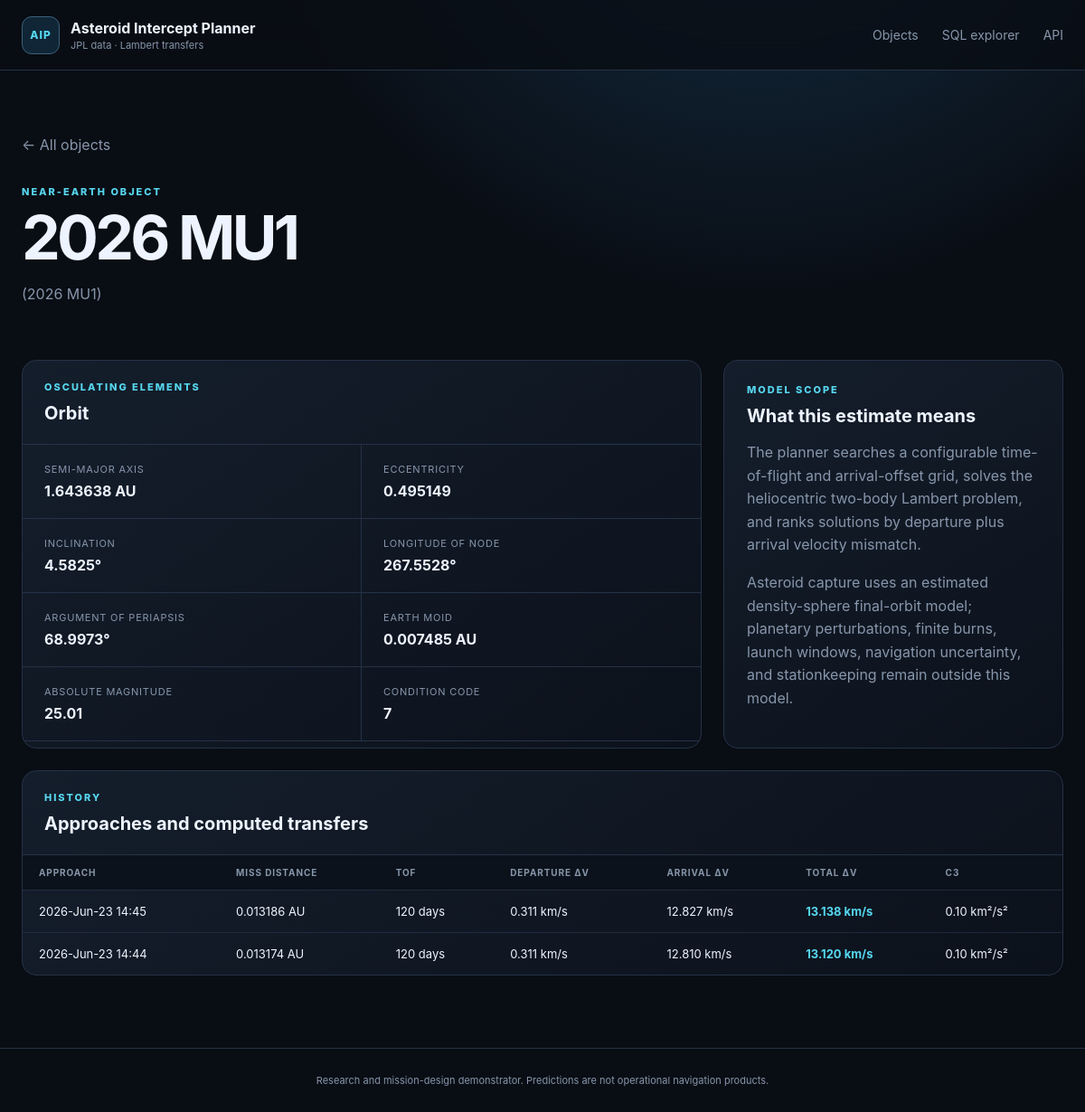
/asteroid/2026 MU1, run on the app's committed database.
### tables this page shows
CREATE TABLE orbital_elements (
    designation TEXT PRIMARY KEY REFERENCES asteroids(designation) ON DELETE CASCADE,
    epoch_jd_tdb REAL,
    semi_major_axis_au REAL NOT NULL,
    eccentricity REAL NOT NULL,
    inclination_deg REAL NOT NULL,
    raan_deg REAL NOT NULL,
    arg_periapsis_deg REAL NOT NULL,
    mean_anomaly_deg REAL,
    perihelion_time_jd_tdb REAL,
    perihelion_distance_au REAL,
    aphelion_distance_au REAL,
    orbital_period_days REAL,
    earth_moid_au REAL,
    condition_code TEXT,
    orbit_id TEXT,
    source TEXT NOT NULL,
    updated_at TEXT NOT NULL
);

CREATE TABLE asteroids (
    designation TEXT PRIMARY KEY,
    fullname TEXT,
    absolute_magnitude_h REAL,
    diameter_km REAL,
    first_seen_at TEXT NOT NULL,
    updated_at TEXT NOT NULL
);

CREATE TABLE intercept_plans (
    plan_id INTEGER PRIMARY KEY AUTOINCREMENT,
    approach_id INTEGER NOT NULL REFERENCES close_approaches(approach_id) ON DELETE CASCADE,
    method TEXT NOT NULL,
    departure_jd_tdb REAL NOT NULL,
    arrival_jd_tdb REAL NOT NULL,
    tof_days REAL NOT NULL,
    departure_dv_kms REAL NOT NULL,
    arrival_dv_kms REAL NOT NULL,
    total_dv_kms REAL NOT NULL,
    c3_km2_s2 REAL,
    leo_departure_dv_kms REAL,
    polyline_json TEXT,
    computed_at TEXT NOT NULL, capture_dv_kms REAL, stable_final_orbit INTEGER, capture_json TEXT,
    UNIQUE (approach_id, method)
);

CREATE TABLE close_approaches (
    approach_id INTEGER PRIMARY KEY AUTOINCREMENT,
    designation TEXT NOT NULL REFERENCES asteroids(designation) ON DELETE CASCADE,
    body TEXT NOT NULL DEFAULT 'Earth',
    close_approach_jd_tdb REAL NOT NULL,
    close_approach_text TEXT,
    distance_au REAL NOT NULL,
    distance_min_au REAL,
    distance_max_au REAL,
    relative_velocity_kms REAL,
    hyperbolic_excess_velocity_kms REAL,
    time_uncertainty TEXT,
    ingested_at TEXT NOT NULL,
    UNIQUE (designation, body, close_approach_jd_tdb)
);

### app/web.py (the view)
    @application.route("/asteroid/<designation>")
    def asteroid_detail(designation: str):
        asteroid = get_asteroid(designation, settings.database_path)
        if asteroid is None:
            return render_template("not_found.html", designation=designation), 404
        return render_template(
            "detail.html",
            asteroid=asteroid,
            approaches=asteroid_approaches(designation, settings.database_path),
        )

### app/database.py (called while the page is built, shortened)
def _dict_row(cursor: sqlite3.Cursor, row: tuple[Any, ...]) -> dict[str, Any]:
    return {column[0]: row[index] for index, column in enumerate(cursor.description)}

@contextmanager
def connect(path: Path | None = None) -> Iterator[sqlite3.Connection]:
    database_path = Path(path or get_settings().database_path)
    database_path.parent.mkdir(parents=True, exist_ok=True)
    connection = sqlite3.connect(database_path, timeout=30)
    connection.row_factory = _dict_row
    connection.execute("PRAGMA foreign_keys = ON")
    connection.execute("PRAGMA busy_timeout = 30000")
    try:
        yield connection
    finally:
        connection.close()

def initialize_database(path: Path | None = None) -> Path:
    database_path = Path(path or get_settings().database_path)
    schema = Path(__file__).with_name("schema.sql").read_text(encoding="utf-8")
    with connect(database_path) as connection:
        schema_version = int(connection.execute("PRAGMA user_version").fetchone()["user_version"])
        if schema_version < 2:
            connection.executescript(schema)
            connection.commit()
    return database_path

def fetch_all(
    query: str, params: Sequence[Any] = (), path: Path | None = None
) -> list[dict[str, Any]]:
    initialize_database(path)
    with connect(path) as connection:
        return connection.execute(query, params).fetchall()

def fetch_one(
    query: str, params: Sequence[Any] = (), path: Path | None = None
) -> dict[str, Any] | None:
    rows = fetch_all(query, params, path)
    return rows[0] if rows else None

def get_asteroid(designation: str, path: Path | None = None) -> dict[str, Any] | None:
    return fetch_one(
        """
        SELECT a.*, oe.*
        FROM asteroids a
        LEFT JOIN orbital_elements oe USING(designation)
        WHERE a.designation = ?
        """,
        (designation,),
        path,
    )

def asteroid_approaches(designation: str, path: Path | None = None) -> list[dict[str, Any]]:
    return fetch_all(
        """
        SELECT ca.*, ip.*
        FROM close_approaches ca
        LEFT JOIN intercept_plans ip USING(approach_id)
        WHERE ca.designation = ?
        ORDER BY ca.close_approach_jd_tdb DESC
        """,
        (designation,),
        path,
    )

### app/templates/detail.html (shortened to what this page needs)
{% extends "base.html" %}
{% block content %}
<section class="detail-hero">
  <a class="back" href="{{ url_for('index') }}">← All objects</a>
  <p class="eyebrow">NEAR-EARTH OBJECT</p>
  <h1>{{ asteroid.designation }}</h1>
  <p>{{ asteroid.fullname or 'JPL small-body designation' }}</p>
</section>
<section class="detail-grid">
  <article class="panel">
    <div class="panel-header"><div><p class="eyebrow">OSCULATING ELEMENTS</p><h2>Orbit</h2></div></div>
    <dl class="spec-grid">
      <div><dt>Semi-major axis</dt><dd>{{ asteroid.semi_major_axis_au|number(6) }} AU</dd></div>
      <div><dt>Eccentricity</dt><dd>{{ asteroid.eccentricity|number(6) }}</dd></div>
      <div><dt>Inclination</dt><dd>{{ asteroid.inclination_deg|number(4) }}°</dd></div>
      <div><dt>Longitude of node</dt><dd>{{ asteroid.raan_deg|number(4) }}°</dd></div>
      <div><dt>Argument of periapsis</dt><dd>{{ asteroid.arg_periapsis_deg|number(4) }}°</dd></div>
      <div><dt>Earth MOID</dt><dd>{{ asteroid.earth_moid_au|number(6) }} AU</dd></div>
      <div><dt>Absolute magnitude</dt><dd>{{ asteroid.absolute_magnitude_h|number(2) }}</dd></div>
      <div><dt>Condition code</dt><dd>{{ asteroid.condition_code or '—' }}</dd></div>
    </dl>
  </article>
  <article class="panel note-card">
    <p class="eyebrow">MODEL SCOPE</p>
    <h2>What this estimate means</h2>
    <p>The planner searches a configurable time-of-flight and arrival-offset grid, solves the heliocentric two-body Lambert problem, and ranks solutions by departure plus arrival velocity mismatch.</p>
    <p>Asteroid capture uses an estimated density-sphere final-orbit model; planetary perturbations, finite burns, launch windows, navigation uncertainty, and stationkeeping remain outside this model.</p>
  </article>
</section>
<section class="panel">
  <div class="panel-header"><div><p class="eyebrow">HISTORY</p><h2>Approaches and computed transfers</h2></div></div>
  <div class="table-wrap"><table>
    <thead><tr><th>Approach</th><th>Miss distance</th><th>TOF</th><th>Departure Δv</th><th>Arrival Δv</th><th>Total Δv</th><th>C3</th></tr></thead>
    <tbody>{% for row in approaches %}<tr>
      <td>{{ row.close_approach_text or row.close_approach_jd_tdb }}</td>
      <td>{{ row.distance_au|number(6) }} AU</td>
      <td>{{ row.tof_days|number(0) }} days</td>
      <td>{{ row.departure_dv_kms|number(3) }} km/s</td>
      <td>{{ row.arrival_dv_kms|number(3) }} km/s</td>
      <td><strong class="accent">{{ row.total_dv_kms|number(3) }} km/s</strong></td>
      <td>{{ row.c3_km2_s2|number(2) }} km²/s²</td>
    </tr>{% endfor %}</tbody>
  </table></div>
</section>
{% endblock %}

### app/static/style.css (style rules this page uses)
:root { --bg:#090d14;--surface:#101722;--surface-2:#151f2d;--line:#253246;--text:#edf4ff;--muted:#8796ab;--cyan:#56d7ef;--green:#67e8b5;--orange:#ffad66;--max:1440px;font-family:Inter,ui-sans-serif,system-ui,-apple-system,BlinkMacSystemFont,"Segoe UI",sans-serif;color-scheme:dark }
* { box-sizing:border-box }
body { margin:0;background:radial-gradient(circle at 70% -20%,#16334a 0,transparent 35%),var(--bg);color:var(--text);min-height:100vh }
.eyebrow { font-size:11px;letter-spacing:.18em;color:var(--cyan);font-weight:800;margin:0 0 10px }
.hero h1,.detail-hero h1 { font-size:clamp(42px,6vw,82px);line-height:.98;margin:0;letter-spacing:-.055em }
.hero>div>p:last-child,.detail-hero>p:last-child { color:var(--muted);max-width:680px;line-height:1.65 }
.panel { border:1px solid var(--line);background:linear-gradient(145deg,rgba(21,31,45,.93),rgba(12,18,28,.93));border-radius:16px;overflow:hidden }
.panel-header { padding:22px 24px;border-bottom:1px solid var(--line);display:flex;align-items:center;justify-content:space-between;gap:24px }
.panel-header h2,.note-card h2,.table-list h2 { margin:0;font-size:20px }
.table-wrap { overflow:auto }
table { width:100%;border-collapse:collapse;font-size:13px }
th { text-align:left;color:var(--muted);font-size:10px;text-transform:uppercase;letter-spacing:.09em;padding:13px 18px;background:#0c121b;white-space:nowrap }
td { border-top:1px solid rgba(37,50,70,.75);padding:15px 18px;white-space:nowrap }
.object-link:hover,.accent { color:var(--cyan) }
.detail-hero { padding:30px 0 44px }
.detail-hero h1 { font-size:68px }
.back { display:inline-block;margin-bottom:35px;color:var(--muted);text-decoration:none }
.detail-grid { display:grid;grid-template-columns:2fr 1fr;gap:24px;margin-bottom:24px }
.spec-grid { display:grid;grid-template-columns:repeat(2,1fr);margin:0 }
.spec-grid div { padding:20px 24px;border-bottom:1px solid var(--line) }
.spec-grid div:nth-child(odd) { border-right:1px solid var(--line) }
dt { color:var(--muted);font-size:11px;text-transform:uppercase;letter-spacing:.07em }
dd { margin:7px 0 0;font-weight:700 }
.note-card { padding:25px }
.note-card p:not(.eyebrow) { color:var(--muted);line-height:1.6 }

### data on the page
orbital_elements: designation "2026 MU1", semi_major_axis_au|number "1.643638", eccentricity|number "0.495149", inclination_deg|number "4.5825", raan_deg|number "267.5528", arg_periapsis_deg|number "68.9973", earth_moid_au|number "0.007485", condition_code "7"
asteroids: fullname "(2026 MU1)", absolute_magnitude_h|number "25.01"
intercept_plans: close_approach_text "2026-Jun-23 14:45", distance_au|number "0.013186", tof_days|number "120", departure_dv_kms|number "0.311", arrival_dv_kms|number "12.827", total_dv_kms|number "13.138", c3_km2_s2|number "0.10"
intercept_plans: close_approach_text "2026-Jun-23 14:44", distance_au|number "0.013174", tof_days|number "120", departure_dv_kms|number "0.311", arrival_dv_kms|number "12.810", total_dv_kms|number "13.120", c3_km2_s2|number "0.10"
